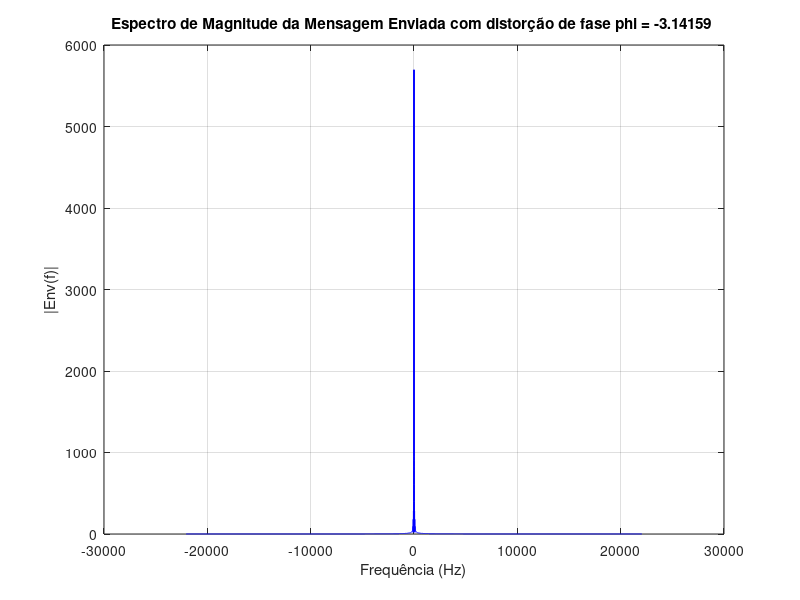
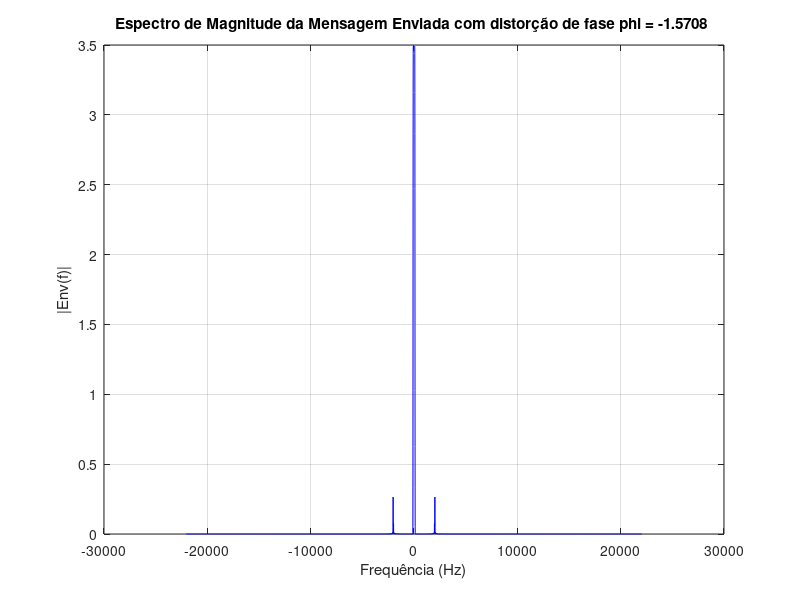
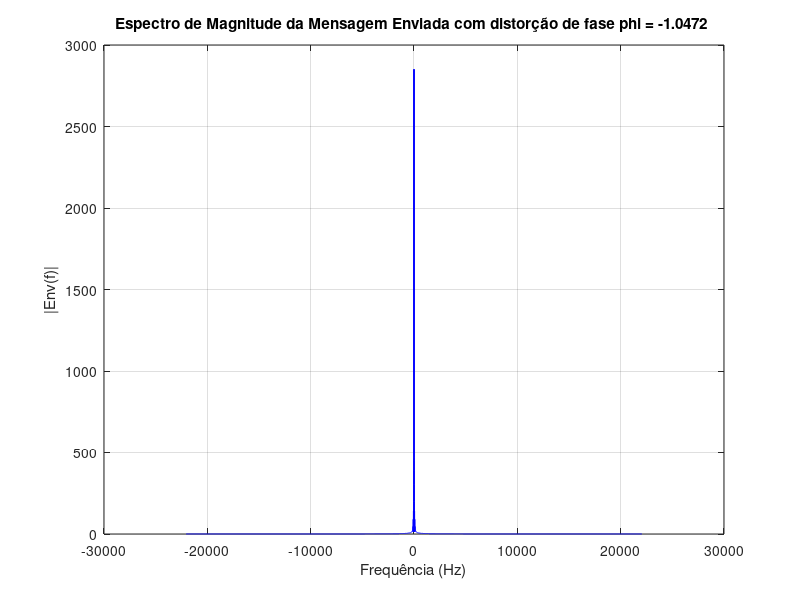
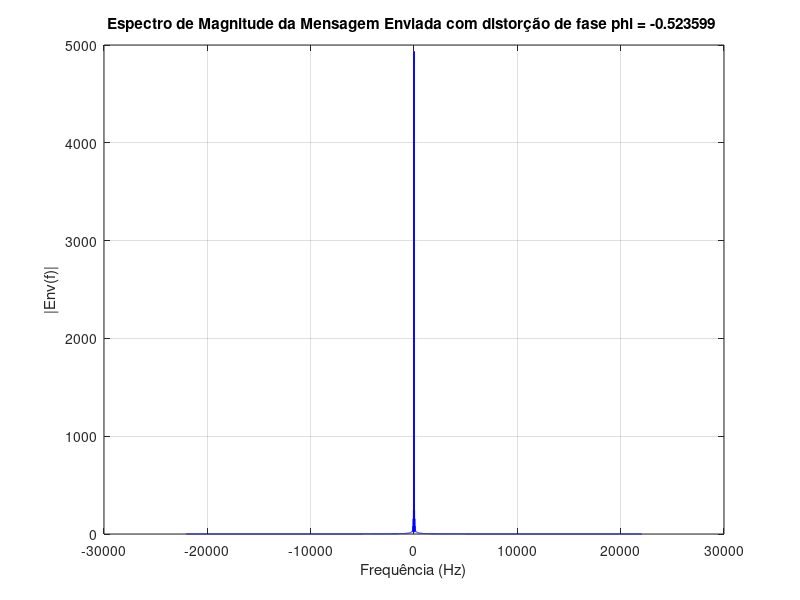

These charts were generated, in order, by the following MATLAB code:
%pkg load signal


% AM.m suppressed carrier AM with freq and phase offset
time=.3; Ts=1/44100;                        % sampling interval and time base
Fs = 1/Ts;
t=Ts:Ts:time; lent=length(t);               % define a "time" vector
fc=1000; c=cos(2*pi*fc*t);                  % define the carrier at freq fc
fm=20;% w=5/lent*(1:lent)+cos(2*pi*fm*t);    % create "message"
w= cos(2*pi*fm*t);    % create "message"
v=c.*w;


% modulate with carrier
gamma = [0, 0.01, 0.1, 1, 10];                   % freq
phi=[-pi,-pi/2,-pi/3,-pi/6,0,pi/6,pi/3,pi/2,pi]; %phase offset

fs = 1/Ts;
N = length(t);
f = (-N/2:N/2-1) * (fs / N); % Frequências


% generate the figure
for i = 1:length(phi)

  c_i=cos(2*pi*fc*t+phi(i));              % create cosine for demod
  x=v.*c_i;                                    % demod received signal

  
  B = fm;
  Fn = Fs/2;
  delta_f = 100;
  fs = (B + delta_f);
  fp = (fs - delta_f/2);
  
  fp_n = fp/Fn;
  fs_n = fs/Fn;
  
  fbe=[0 fp_n fs_n 1]; damps=[1 1 0 0]; M = 4000; % low pass filter design
  b=firpm(M,fbe,damps);                   % impulse response of LPF
  m=2*filter(b,1,x);

  figure(i);
  M = fftshift(fft(m));
  abs_M = abs(M);
  plot(f,abs_M,'b');
  title(sprintf('Espectro de Magnitude da Mensagem Enviada com distorção de fase phi = %d ',phi(i)));
  xlabel('Frequência (Hz)');
  ylabel('|Env(f)|');
  grid on;
end
